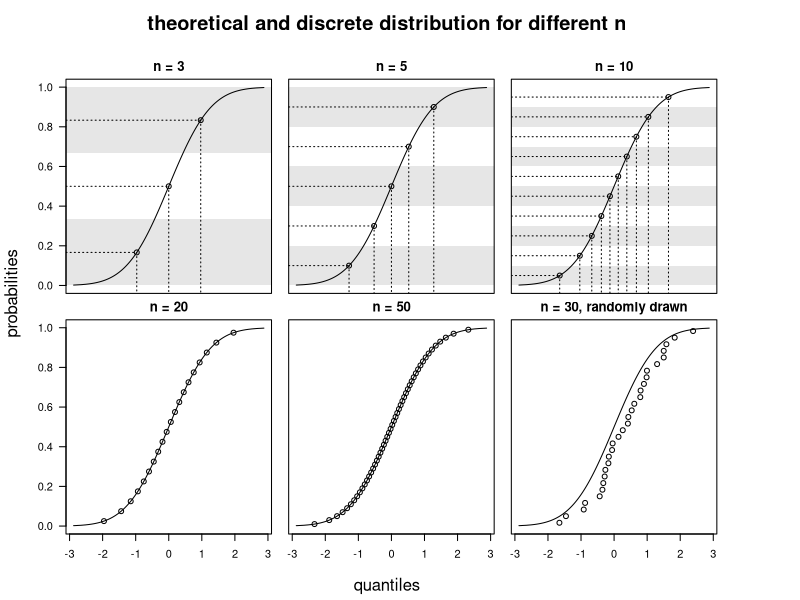
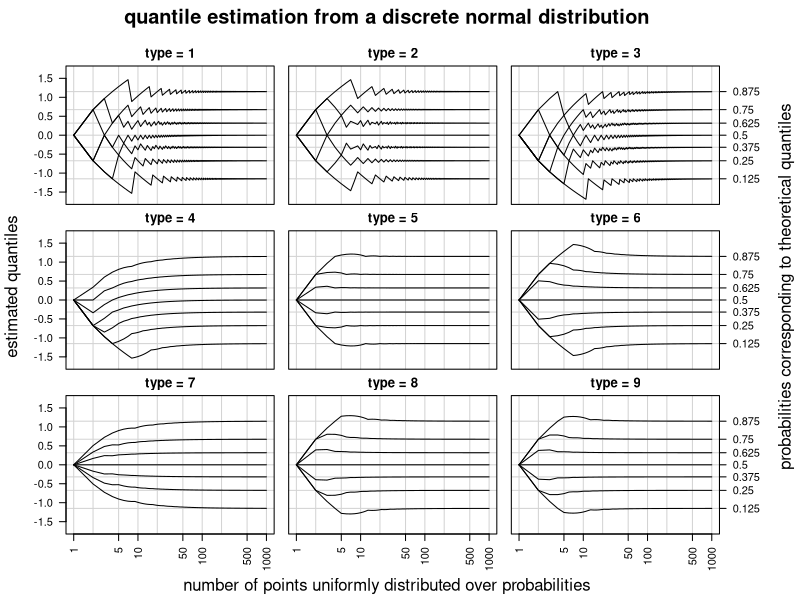
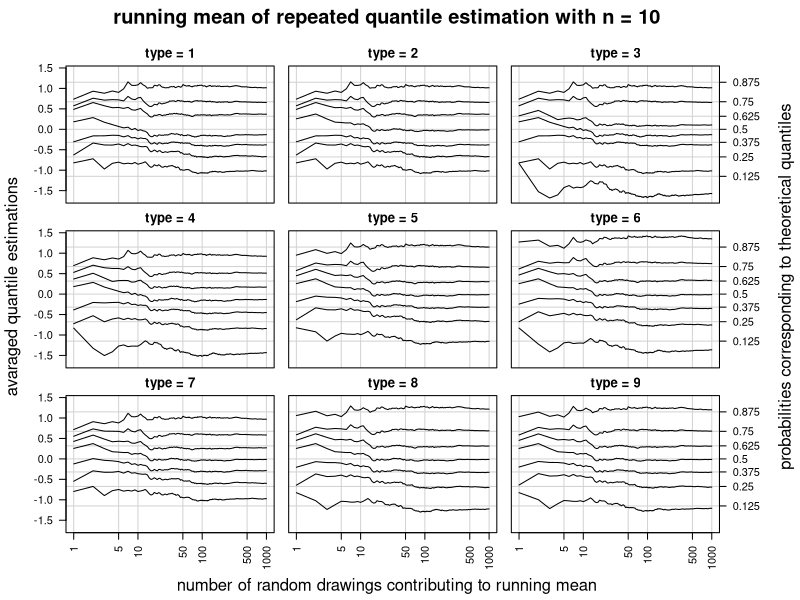
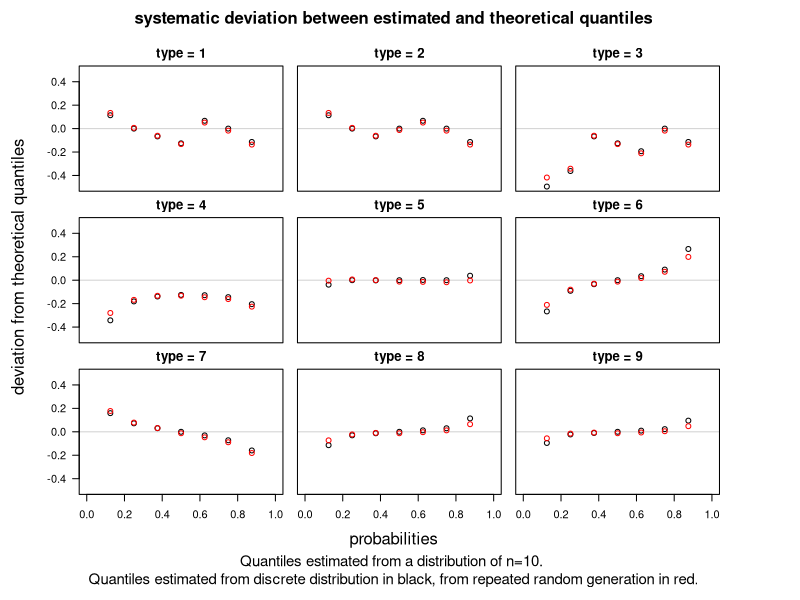
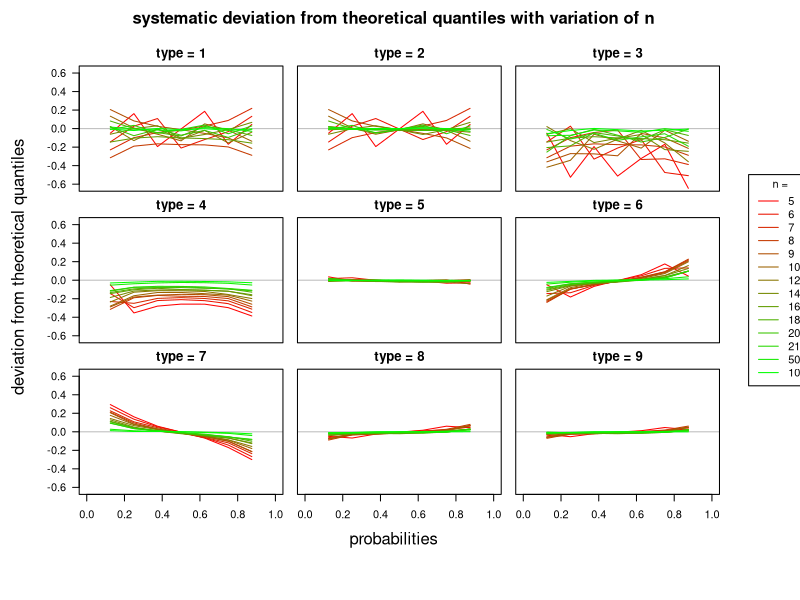
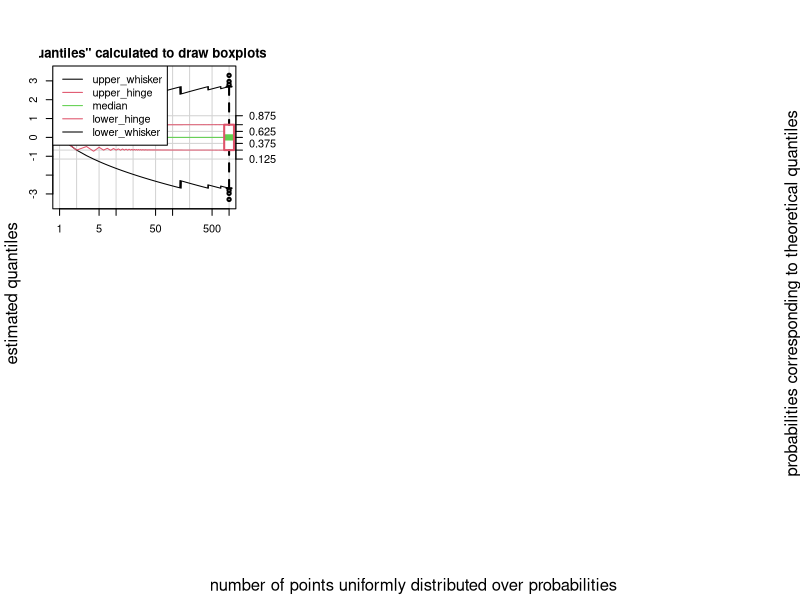

Write R code to recreate these figures, in order.
## ---- chunk 1
library(knitr)
opts_chunk$set(fig.height=7, echo=F, cache=T, dev="svg")
## ---- chunk 2
par(mfrow=c(2,3), mar=c(0,1,2,.3), oma=c(5,4,4,6))
plotnum <- 1

p_i.fine <- seq(0, 1, length.out=500)
for(n in c(3, 5, 10, 20, 50, 30) ){
  p_i <- seq(1/(n*2), 1-1/(n*2), length.out=n)
  if(n==30){
    q_i <- sort(rnorm(n))
  }else{
    q_i <- qnorm(p_i)
  }
  breaks <- seq(0, 1, length.out=n+1)

  plot(qnorm(p_i.fine), p_i.fine, type="l", axes=F, panel.first=
    if(n<20) {
      for(i in 1:(length(breaks)/2)*2){
        xlims <- par("usr")[1:2]
        rect(xlims[1], breaks[i-1], xlims[2], breaks[i],col = gray(.9), border = NA)
      }
      for(i in 1:length(p_i)){
        lines(c(xlims[1], q_i[i]), rep(p_i[i],2), lty=3)
        lines(rep(q_i[i],2), c(p_i[i], -1), lty=3)
      }
      
    }
    , frame.plot=T, main=paste0("n = ", n, if(n==30) ", randomly drawn"), xlab="", ylab="", las=1, ylim=c(0,1))

  points(q_i, p_i)
  #par(new=T)
  #hist(qnorm(p_i), ann=F, axes=F, xlim=range(qnorm(p_i.fine),finite = T))
  #axis(4, las=1)
  
  if(plotnum%%3==1){
    axis(2, las=1)
  }
  if(plotnum>3){
    axis(1)
  }
  plotnum <- plotnum + 1
}
mtext("theoretical and discrete distribution for different n", cex=1.2, font=2, 3, outer=T, line=1.5)
mtext("probabilities", 2, 2.5, outer=T)
mtext("quantiles", 1, 3.5, outer=T)
## ---- chunk 3
n <- 10
i <- 1:n
(p_i <- 1/(2*n) + (i-1)/n)
## ---- chunk 4
(p_i <- seq(1/(n*2), 1-1/(n*2), length.out=n))
## ---- chunk 5
qnorm(p_i)
## ---- chunk 6
par(mfrow=c(3,3), mar=c(0,1,2,.1), oma=c(5,4,3,6))

nmax <- 1000
d <- 7
Q <- seq(1/(d+1), 1-1/(d+1), length.out=d)
Qmatrix <- array(NA, dim=c(9, nmax, length(Q)), dimnames=list(type=1:9, n=1:nmax, Q=Q))

for(type in 1:9){
  
  for(n in 1:nmax){
    x <- seq(1/(n*2), 1-1/(n*2), length.out=n)
    Qmatrix[type,n,] <- quantile(qnorm(x), Q, type = type)
  }
}

ylim <- max(abs(Qmatrix[,,]))*c(-1,1)

for(type in 1:9){
  #View(Qmatrix)
  
  plot(NULL, xlim=c(1,nmax), ylim=ylim, log="x", main=paste("type =", type), xlab="", ylab="", axes=F, frame.plot=T, panel.first=abline(v=c(1,2,5,10,20,50,100,200,500,1000), h=qnorm(Q), col="lightgray"))
  for(i in 1:length(Q)){
    lines(Qmatrix[type,,i], col=1, type="l")
  }

  if(type%%3==0){
    axis(4, at=qnorm(Q), Q, las=1)
  }
  if(type%%3==1){
    axis(2, las=1)
  }
  if(type>6){
    axis(1, las=3)
  }
}
mtext("quantile estimation from a discrete normal distribution", 3, outer=T, cex=1.2, line=1, font=2)
mtext("probabilities corresponding to theoretical quantiles", 4, line=4.5, outer=T)  
mtext("estimated quantiles", side = 2, outer = T, cex=1, line=2.5)
mtext("number of points uniformly distributed over probabilities",1, outer=T, line=3.5)

## ---- chunk 7

par(mfrow=c(3,3), mar=c(.1,1,2,.1), oma=c(5,4,3,6))

repetitions <- 1000
d <- 7
Q <- seq(1/(d+1), 1-1/(d+1), length.out=d)
n <- 10
MeanQuantile <- array(NA, dim = c(9, repetitions, length(Q)), dimnames = list(type=1:9, repetitions=1:repetitions, Q=Q))


for(type in 1:9){
  set.seed(1)
  MeanQuantile[type,1,] <-  quantile(rnorm(n), Q, type=type)
  for(i in 2:repetitions){
    MeanQuantile[type,i,] <- (MeanQuantile[type,i-1,]*(i-1) + quantile(rnorm(n), Q, type=type))/i
  }
  
  #View(MeanQuantile)
  #MeanQuantile[type,repetitions,]
  #qnorm(Q)
  #MeanQuantile[type,repetitions,] - t(qnorm(Q))
}

ylim <- range(MeanQuantile[,,])

for(type in 1:9){
  plot(NULL, xlim=c(1,repetitions), ylim=ylim, panel.first=abline(h=qnorm(Q), v=c(1,5,10,50,100,500,1000), col="lightgray"), main=paste("type =", type), log="x", axes=F, frame.plot = T)
  if(type>6) axis(1, las=3)
  if(type%%3==1) axis(2, las=1)
  for(i in 1:length(Q)){
    lines(MeanQuantile[type,,i], col=1)
  }
  if(type%%3==0) axis(4, qnorm(Q), Q, las=1)
  
}
mtext(paste("running mean of repeated quantile estimation with n =", n), 3, outer=T, line=1, font=2, cex=1.2)
#mtext("number of avaraged repetitions", 1, outer=T, line=3.5)
#mtext("number of repetitions forming the running mean", 1, outer=T, line=3.5)
#mtext("number of random drawings forming the avarage", 1, outer=T, line=3.5)
mtext("number of random drawings contributing to running mean", 1, outer=T, line=3.5)
mtext("probabilities corresponding to theoretical quantiles", 4, outer=T, line=4.5)
#mtext("quantiles estimated from random distribution", side = 2, outer = T, cex=1, line=2.5)
mtext("avaraged quantile estimations", side = 2, outer = T, cex=1, line=2.5)
## ---- chunk 8
par(mfrow=c(3,3), mar=c(0,1,2,.1), oma=c(8,5,3,6))

ylim <- max(abs(range(c(t(MeanQuantile[,repetitions,])-qnorm(Q), t(Qmatrix[,n,])-qnorm(Q))))) * c(-1,1)

for(type in 1:9){
  #plot(qnorm(Q),Q, xlim=range(qnorm(Q))*1.3)
  plot(Q, Qmatrix[type,n,]-qnorm(Q), xlim=c(0,1), ylim=ylim, panel.first = abline(h=0, col="lightgray"), axes=F, frame.plot=T, xlab="", ylab="", main=paste("type =", type))
       #ylim=)
  points(Q, MeanQuantile[type,repetitions,]-qnorm(Q), col="red")
  
  if(type%%3==1){
    axis(2, las=1)
  }
  if(type>6){
    axis(1)
  }
}
mtext(paste0("systematic deviation between estimated and theoretical quantiles"), 3, outer=T, line=1, font=2, cex=1)
mtext("deviation from theoretical quantiles", 2, outer=T, line=3)
mtext("Quantiles estimated from a distribution of n=10. \nQuantiles estimated from discrete distribution in black, from repeated random generation in red.", 1, outer = T, line=6, cex=0.9)
mtext("probabilities", 1, outer=T, line=3)

## ---- chunk 9
par(mfrow=c(3,3), mar=c(.1,1,2,.1), oma=c(5,4,3,6))

repetitions <- 1000
d <- 7
Q <- seq(1/(d+1), 1-1/(d+1), length.out=d)
ns <- c(5, 6, 7, 8,9,10,12,14,16,18,20, 21, 50, 100)

MeanQuantile <- array(NA, dim = c(9, repetitions, length(Q), length(ns)), dimnames = list(type=1:9, repetitions=1:repetitions, Q=Q, n=ns))

for(n in as.character(ns)){
  for(type in 1:9){
    set.seed(1)
    MeanQuantile[type,1,,n] <-  quantile(rnorm(n), Q, type=type)
    for(i in 2:repetitions){
      MeanQuantile[type,i,,n] <- (MeanQuantile[type,i-1,,n]*(i-1) + quantile(rnorm(n), Q, type=type))/i
    }
    
    #View(MeanQuantile)
    #MeanQuantile[type,repetitions,]
    #qnorm(Q)
    #MeanQuantile[type,repetitions,] - t(qnorm(Q))
  }
  
}

#----------------------------

par(mfrow=c(3,3), mar=c(0,1,2,.1), oma=c(8,5,3,6))

ylim <- max(abs(range(c(t(MeanQuantile[,repetitions,,5])-qnorm(Q), t(Qmatrix[,5,])-qnorm(Q))))) * c(-1,1)


for(type in 1:9){
  plot(NULL, xlim=c(0,1), ylim=ylim, panel.first = abline(h=0, col="gray"), axes=F, frame.plot=T, xlab="", ylab="", main=paste("type =", type))
  
  col=0
  palette(colorRampPalette(c("red", "green"),space = "rgb")(length(ns)))
  for(n in as.character(ns)){
    col=col + 1
    
    #points(Q, Qmatrix[type,n,]-qnorm(Q), col=n)
    #plot(qnorm(Q),Q, xlim=range(qnorm(Q))*1.3)
         #ylim=)
    lines(Q, MeanQuantile[type,repetitions,,n]-qnorm(Q), col=col)
    
  }
  if(type%%3==1){
    axis(2, las=1)
  }
  if(type>6){
    axis(1)
  }
  if(type==6){
    legend("right", legend=as.character(ns), col = 1:length(ns), xpd = NA, lty=1, horiz = F, title="n =", inset = -0.45)
  }
}
mtext(paste0("systematic deviation from theoretical quantiles with variation of n"), 3, outer=T, line=1, font=2, cex=1)
mtext("deviation from theoretical quantiles", 2, outer=T, line=3)
mtext("probabilities", 1, outer=T, line=3)
palette("default")

## ---- chunk 10
par(mar=c(0,1,2,4), oma=c(4,3,3,1))

Q <- seq(1/(d+1), 1-1/(d+1), length.out=d)
nmax <- 1000
Qmatrix <- data.frame(lower_whisker=NA, lower_hinge=NA, median=NA, upper_hinge=NA, upper_whisker=NA)

for(n in 1:nmax){
    x <- seq(1/(n*2), 1-1/(n*2), length.out=n)
    Qmatrix[n,] <- boxplot(qnorm(x), plot = F)$stats
}

ylim <- max(abs(Qmatrix))*c(-1.3,1.3)
cols <- c(1,2,3,2,1)

plot(NULL, xlim=c(1,nmax), ylim=ylim, log="x", 
     main='"quantiles" calculated to draw boxplots', xlab="", ylab="", frame.plot=T, panel.first=abline(v=c(1,2,5,10,20,50,100,200,500,1000), h=qnorm(Q), col="lightgray"))
for(i in 1:5){
  lines(Qmatrix[,i], col=cols[i], type="l")
}
axis(4, at=qnorm(Q), Q, las=1)
legend("topleft", legend = rev(colnames(Qmatrix)), col=cols, lty=1, bg="white")
mtext("probabilities corresponding to theoretical quantiles", 4, line=0, outer=T)  
mtext("estimated quantiles", side = 2, outer = T, cex=1, line=1.5)
mtext("number of points uniformly distributed over probabilities",1, outer=T, line=2.5)

# plot example boxplot
bxp(boxplot(qnorm(x), plot = F), medcol=3, staplecol=1, boxcol=2, lwd=2, ylim=ylim, axes=F, add=T, at=1000)
